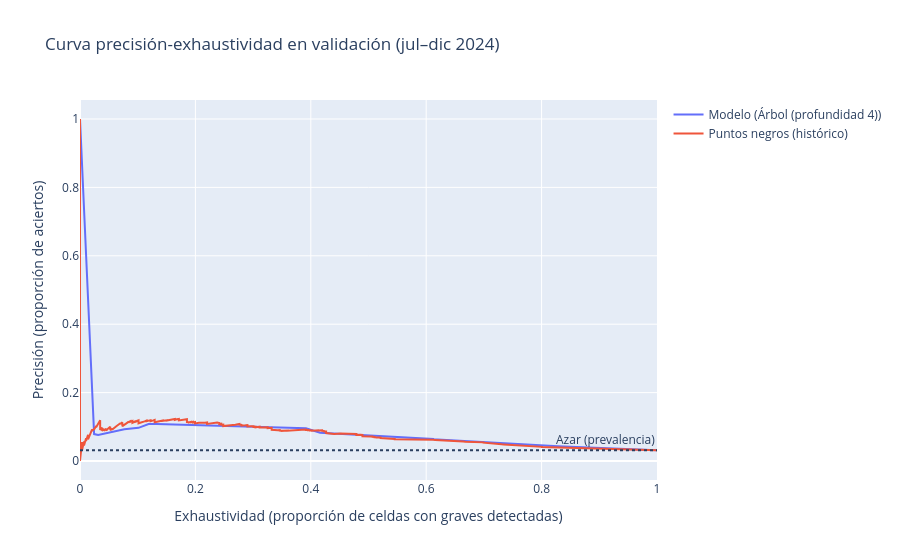
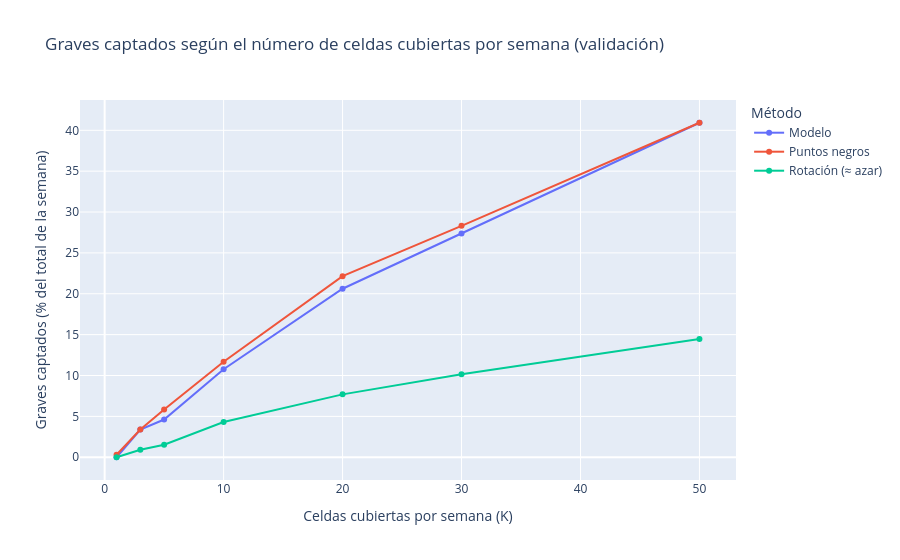

Notebook code for these charts, in order:
### Markdown cell above
## 7. Métrica y coste de los errores

**Por qué captura@10.** La plantilla cubre 10 combinaciones por semana, no "las que superen un umbral". Es un ranking con tope fijo, así que la métrica natural es qué parte de los graves cae en esas 10 celdas; la **precisión@10** dice cuántas de ellas tuvieron algún grave. El **AP** solo sirve para comparar y ajustar, porque no depende del umbral y funciona con clases muy desequilibradas (Saito y Rehmsmeier, 2015). La exactitud se descarta: decir siempre "no" ya acertaría más del 95 %.

**Los errores no cuestan igual.** Una *falsa alarma* es un control sin accidente grave esa semana: gasta horas de agentes, pero la prevención no deja rastro cuando funciona. Un *falso negativo* es una oportunidad perdida. Como el tope es fijo, cada celda añadida deja otra fuera, y por eso el umbral es un número de celdas (K = 10) y no una probabilidad.

### Code cell
final_name_prelim = mejor_val   # mejor candidato en validación; solo ilustra esta sección (la elección formal se hace en la sección 8)
pipe_v = clone(models[final_name_prelim]).fit(train[X_cols], train.y)
s_val = pipe_v.predict_proba(val[X_cols])[:, 1]

# (a) Matriz de confusión del "top-10" en validación, en términos de negocio
sel = (week_rank(val, s_val) < TOP_K).values
tp = int((sel & (val.y == 1)).sum()); fp = int((sel & (val.y == 0)).sum())
fn = int((~sel & (val.y == 1)).sum()); tn = int((~sel & (val.y == 0)).sum())
cm = pd.DataFrame({"Con graves esa semana": [tp, fn], "Sin graves esa semana": [fp, tn]},
                  index=["Celda elegida (control)", "Celda no elegida"])
display(cm)
print(f"De cada 10 celdas elegidas, {tp / (tp + fp) * 10:.1f} tuvieron al menos un grave; "
      f"quedaron fuera {fn} celdas-semana con graves (el {fn / (tp + fn) * 100:.0f} % de las celdas con graves).")

# (b) Curva precisión-exhaustividad: modelo frente a la regla de puntos negros
fig = go.Figure()
for nombre, sc in {f"Modelo ({final_name_prelim})": s_val, "Puntos negros (histórico)": regla}.items():
    p, r, _ = precision_recall_curve(val.y, sc)
    fig.add_trace(go.Scatter(x=r, y=p, mode="lines", name=nombre))
fig.add_hline(y=val.y.mean(), line_dash="dot", annotation_text="Azar (prevalencia)")
fig.update_layout(title="Curva precisión-exhaustividad en validación (jul–dic 2024)",
                  xaxis_title="Exhaustividad (proporción de celdas con graves detectadas)", yaxis_title="Precisión (proporción de aciertos)")
fig.show()

# (c) ¿Qué pasa si se pueden cubrir más o menos celdas? captura según K
ks = [1, 3, 5, 10, 20, 30, 50]
curva = []
for k in ks:
    for nombre, sc in {"Modelo": s_val, "Puntos negros": regla, "Rotación (≈ azar)": azar}.items():
        pw = topk_weekly(val, sc, k)
        curva.append({"K": k, "Método": nombre, "captura": pw.graves_sel.sum() / pw.graves_total.sum() * 100})
fig = px.line(pd.DataFrame(curva), x="K", y="captura", color="Método", markers=True,
              title="Graves captados según el número de celdas cubiertas por semana (validación)",
              labels={"K": "Celdas cubiertas por semana (K)", "captura": "Graves captados (% del total de la semana)"})
fig.show()

# (d) Dónde caen los errores grandes: graves en celdas no elegidas, por franja y tipo de día
miss = val[~sel & (val.graves > 0)]
display(miss.groupby(["tipo_dia", "franja"]).graves.sum().unstack(fill_value=0))

### Figure 1 — Plotly figure (JSON) as saved in the notebook; plotly's stock layout.template omitted (floating-point values rounded to 4 significant figures; data arrays with more than 128 entries replaced by an {"elided": "..."} marker saying what was removed)
{"data": [{"mode": "lines", "name": "Modelo (Árbol (profundidad 4))", "type": "scatter", "x": [1.0, 0.8287, 0.6119, 0.6119, 0.4161, 0.3986, 0.3916, 0.1329, 0.1189, 0.1014, 0.07692, 0.03147, 0.02448, 0.0], "y": [0.03153, 0.0434, 0.06387, 0.06434, 0.08247, 0.09186, 0.09564, 0.108, 0.1079, 0.09699, 0.09283, 0.07627, 0.07865, 1.0]}, {"mode": "lines", "name": "Puntos negros (histórico)", "type": "scatter", "x": {"elided": "466 float values"}, "y": {"elided": "466 float values"}}], "layout": {"annotations": [{"showarrow": false, "text": "Azar (prevalencia)", "x": 1, "xanchor": "right", "xref": "x domain", "y": 0.03153, "yanchor": "bottom", "yref": "y"}], "shapes": [{"line": {"dash": "dot"}, "type": "line", "x0": 0, "x1": 1, "xref": "x domain", "y0": 0.03153, "y1": 0.03153, "yref": "y"}], "title": {"text": "Curva precisión-exhaustividad en validación (jul–dic 2024)"}, "xaxis": {"title": {"text": "Exhaustividad (proporción de celdas con graves detectadas)"}}, "yaxis": {"title": {"text": "Precisión (proporción de aciertos)"}}}}

### Figure 2 — Plotly figure (JSON) as saved in the notebook; plotly's stock layout.template omitted (floating-point values rounded to 4 significant figures)
{"data": [{"hovertemplate": "Método=Modelo<br>Celdas cubiertas por semana (K)=%{x}<br>Graves captados (% del total de la semana)=%{y}<extra></extra>", "legendgroup": "Modelo", "line": {"color": "#636efa", "dash": "solid"}, "marker": {"symbol": "circle"}, "mode": "lines+markers", "name": "Modelo", "orientation": "v", "showlegend": true, "type": "scatter", "x": [1, 3, 5, 10, 20, 30, 50], "xaxis": "x", "y": [0.0, 3.385, 4.615, 10.77, 20.62, 27.38, 40.92], "yaxis": "y"}, {"hovertemplate": "Método=Puntos negros<br>Celdas cubiertas por semana (K)=%{x}<br>Graves captados (% del total de la semana)=%{y}<extra></extra>", "legendgroup": "Puntos negros", "line": {"color": "#EF553B", "dash": "solid"}, "marker": {"symbol": "circle"}, "mode": "lines+markers", "name": "Puntos negros", "orientation": "v", "showlegend": true, "type": "scatter", "x": [1, 3, 5, 10, 20, 30, 50], "xaxis": "x", "y": [0.3077, 3.385, 5.846, 11.69, 22.15, 28.31, 40.92], "yaxis": "y"}, {"hovertemplate": "Método=Rotación (≈ azar)<br>Celdas cubiertas por semana (K)=%{x}<br>Graves captados (% del total de la semana)=%{y}<extra></extra>", "legendgroup": "Rotación (≈ azar)", "line": {"color": "#00cc96", "dash": "solid"}, "marker": {"symbol": "circle"}, "mode": "lines+markers", "name": "Rotación (≈ azar)", "orientation": "v", "showlegend": true, "type": "scatter", "x": [1, 3, 5, 10, 20, 30, 50], "xaxis": "x", "y": [0.0, 0.9231, 1.538, 4.308, 7.692, 10.15, 14.46], "yaxis": "y"}], "layout": {"legend": {"title": {"text": "Método"}, "tracegroupgap": 0}, "title": {"text": "Graves captados según el número de celdas cubiertas por semana (validación)"}, "xaxis": {"anchor": "y", "domain": [0.0, 1.0], "title": {"text": "Celdas cubiertas por semana (K)"}}, "yaxis": {"anchor": "x", "domain": [0.0, 1.0], "title": {"text": "Graves captados (% del total de la semana)"}}}}
